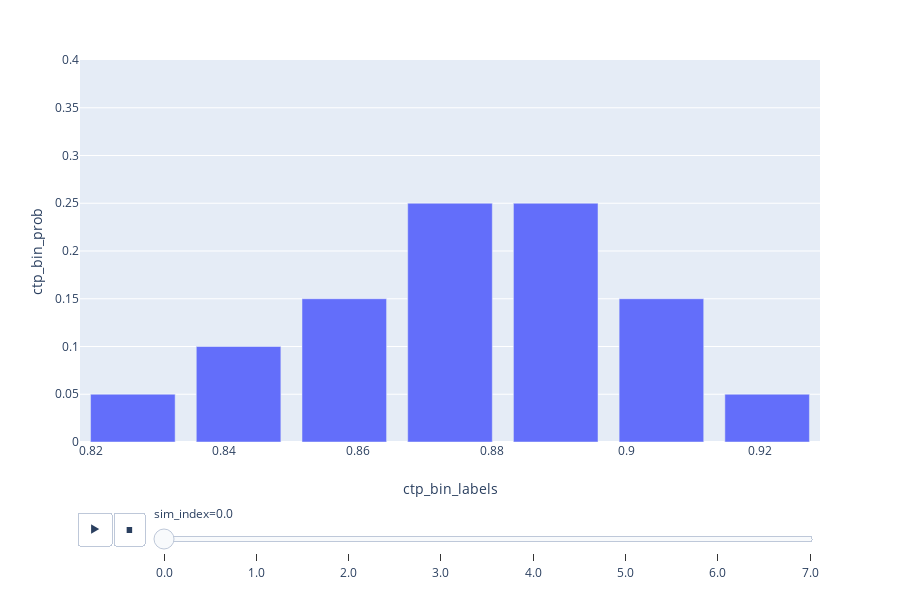

The cell this chart's notebook holds for it:
### Code cell
draw_interactive_prob_bar_plot_for_simulations(
    make_df_for_simulations(simulate_ctp)
)

### Figure 1 — Plotly figure (JSON) as saved in the notebook; plotly's stock layout.template omitted (floating-point values rounded to 4 significant figures)
{"data": [{"alignmentgroup": "True", "hovertemplate": "sim_index=0.0<br>ctp_bin_labels=%{x}<br>ctp_bin_prob=%{y}<extra></extra>", "legendgroup": "", "marker": {"color": "#636efa"}, "name": "", "offsetgroup": "", "orientation": "v", "showlegend": false, "textposition": "auto", "type": "bar", "uid": "dda70430-3fa6-4a7b-a809-728209d71c2a", "x": [0.8263, 0.8421, 0.8579, 0.8737, 0.8895, 0.9053, 0.9211], "xaxis": "x", "y": [0.05, 0.1, 0.15, 0.25, 0.25, 0.15, 0.05], "yaxis": "y"}], "layout": {"barmode": "relative", "grid": {"xaxes": ["x"], "xgap": 0.1, "xside": "bottom", "yaxes": ["y"], "ygap": 0.1, "yside": "left"}, "height": 600, "legend": {"tracegroupgap": 0}, "margin": {"t": 60}, "sliders": [{"active": 0, "currentvalue": {"prefix": "sim_index="}, "len": 0.9, "pad": {"b": 10, "t": 60}, "steps": [{"args": [["0.0"], {"frame": {"duration": 0, "redraw": true}, "fromcurrent": true, "mode": "immediate", "transition": {"duration": 0, "easing": "linear"}}], "label": "0.0", "method": "animate"}, {"args": [["1.0"], {"frame": {"duration": 0, "redraw": true}, "fromcurrent": true, "mode": "immediate", "transition": {"duration": 0, "easing": "linear"}}], "label": "1.0", "method": "animate"}, {"args": [["2.0"], {"frame": {"duration": 0, "redraw": true}, "fromcurrent": true, "mode": "immediate", "transition": {"duration": 0, "easing": "linear"}}], "label": "2.0", "method": "animate"}, {"args": [["3.0"], {"frame": {"duration": 0, "redraw": true}, "fromcurrent": true, "mode": "immediate", "transition": {"duration": 0, "easing": "linear"}}], "label": "3.0", "method": "animate"}, {"args": [["4.0"], {"frame": {"duration": 0, "redraw": true}, "fromcurrent": true, "mode": "immediate", "transition": {"duration": 0, "easing": "linear"}}], "label": "4.0", "method": "animate"}, {"args": [["5.0"], {"frame": {"duration": 0, "redraw": true}, "fromcurrent": true, "mode": "immediate", "transition": {"duration": 0, "easing": "linear"}}], "label": "5.0", "method": "animate"}, {"args": [["6.0"], {"frame": {"duration": 0, "redraw": true}, "fromcurrent": true, "mode": "immediate", "transition": {"duration": 0, "easing": "linear"}}], "label": "6.0", "method": "animate"}, {"args": [["7.0"], {"frame": {"duration": 0, "redraw": true}, "fromcurrent": true, "mode": "immediate", "transition": {"duration": 0, "easing": "linear"}}], "label": "7.0", "method": "animate"}], "x": 0.1, "xanchor": "left", "y": 0, "yanchor": "top"}], "updatemenus": [{"buttons": [{"args": [null, {"frame": {"duration": 500, "redraw": true}, "fromcurrent": true, "mode": "immediate", "transition": {"duration": 500, "easing": "linear"}}], "label": "&#9654;", "method": "animate"}, {"args": [[null], {"frame": {"duration": 0, "redraw": true}, "fromcurrent": true, "mode": "immediate", "transition": {"duration": 0, "easing": "linear"}}], "label": "&#9724;", "method": "animate"}], "direction": "left", "pad": {"r": 10, "t": 70}, "showactive": false, "type": "buttons", "x": 0.1, "xanchor": "right", "y": 0, "yanchor": "top"}], "xaxis": {"title": {"text": "ctp_bin_labels"}}, "yaxis": {"range": [0, 0.4], "title": {"text": "ctp_bin_prob"}}}}
